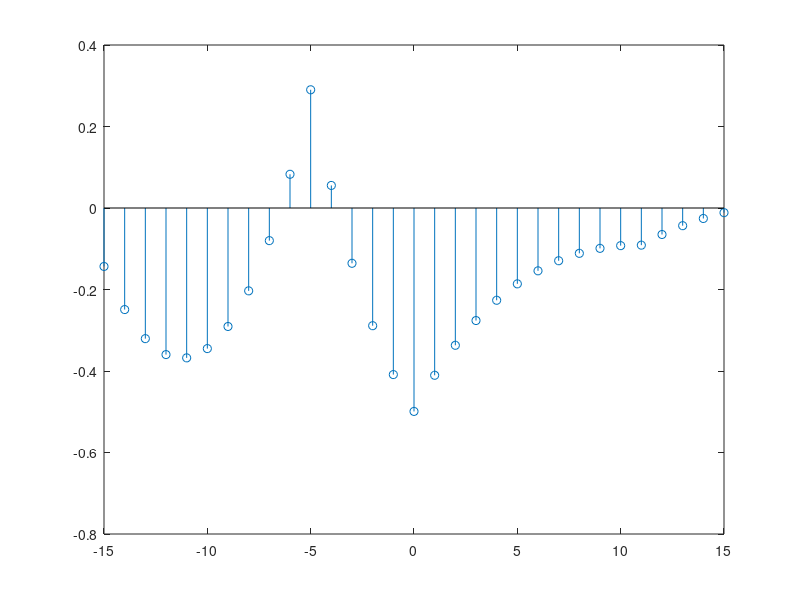

The MATLAB script that drew this image: (Note: this script raises an error after producing the figure.)
x1=zeros(1,101);
x1([51 53 56])=1;
x2=zeros(1,101);
x2([46 49 51])=1;
xcorr(x1,x2,101);
[r,lags]=xcorr(x1,x2,101,'normalized');
plot(lags,r);xlabel('lags');ylabel('Xcorr');

%%
n = 0:15;
x = 0.84.^n; plot(x); plot(x);
y = circshift(x,5)-0.5; plot(y);
[c,lags] = xcorr(x,y,15,'normalized');
[c,lags] = xcorr(x,y,15,'coeff');
stem(lags,c)

%% EMG
[r,lags]=xcorr(EMG_L, BP_L, 1000,'normalized');
plot(lags,r);xlabel('time [ms]');ylabel('Xcorr');
plot(EMG_L);
EMG_L0=EMG_L-100;plot(EMG_L0);
[r,lags]=xcorr(EMG_L0, BP_L, 1000);
plot(lags,r);xlabel('lags');ylabel('Xcorr');
[r,lags]=xcorr(EMG_L0, BP_L,'normalized');
plot(lags,r);xlabel('lags');ylabel('Xcorr');
[r,lags]=xcorr(EMG_L0, BP_L,500,'normalized');
plot(lags,r);xlabel('lags');ylabel('Xcorr');

%% EEG
for j = 1:32
[y(:,j),lags] = xcorr(BPCondi2L(1:end),EEGCondi2L(1:end,j),2000,'coeff');
end
plot(lags,y);

for j = 1:32
[y(:,j),lags] = xcorr(BPCondi2L(1:end),EEGCondi2L(1:end,j),2000,'coeff');
end
plotx(lags,y);

%%
cd /home/zhibin/Documents/GitHub/Motor_cordination/1_over_f/data_analysis/2P_testing
win=20;
y=smoothing(Calinterval(BPCondi2L'),win);hist(y)
y=Calinterval(BPCondi2L');hist(y./2);xlabel('BP-intervals (ms)');ylabel('number');
